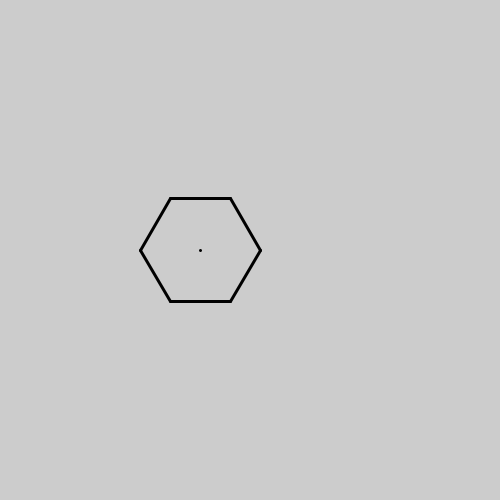
Frame 1 (no input)
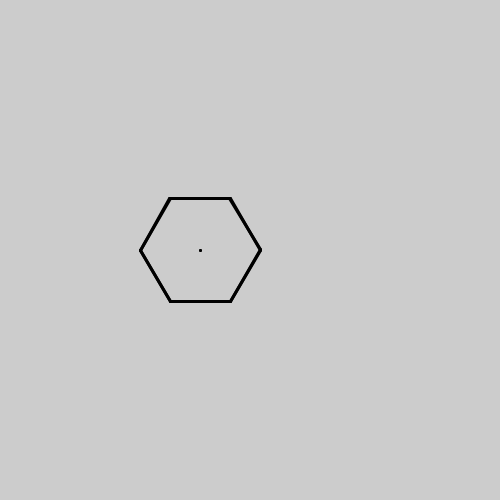
Frame 2 (the mouse pressed at the canvas centre, redrawn once)

The Processing sketch that drew these frames (run headless with seeded random() and noise(); the mouse was pressed at the canvas centre and the sketch redrawn once):

// Processing sketch: processing_73315
// ── processing_73315.pde

int sides = 6;
int middleX = 200;
int middleY = 250;
float radiuz = 60;
float deg = 0;

void setup(){
  size(500,500);
  stroke(0);
  strokeWeight(3);
  noLoop();
}

void draw(){
  point(middleX, middleY);
  
  float degreeDif = (2*PI)/sides;

  float prevX = middleX + cos(deg)*radiuz;
  float prevY =  middleY + sin(deg)*radiuz;
  float origX = prevX;
  float origY = prevY;
  deg += degreeDif;

  for(int i = 0; i < sides-1; i++){
    line(middleX + cos(deg)*radiuz, middleY + sin(deg)*radiuz, prevX, prevY);
    prevX = middleX + cos(deg)*radiuz;
    prevY = middleY + sin(deg)*radiuz;
    deg += degreeDif;
  }
  line(prevX,prevY,origX, origY);
}
